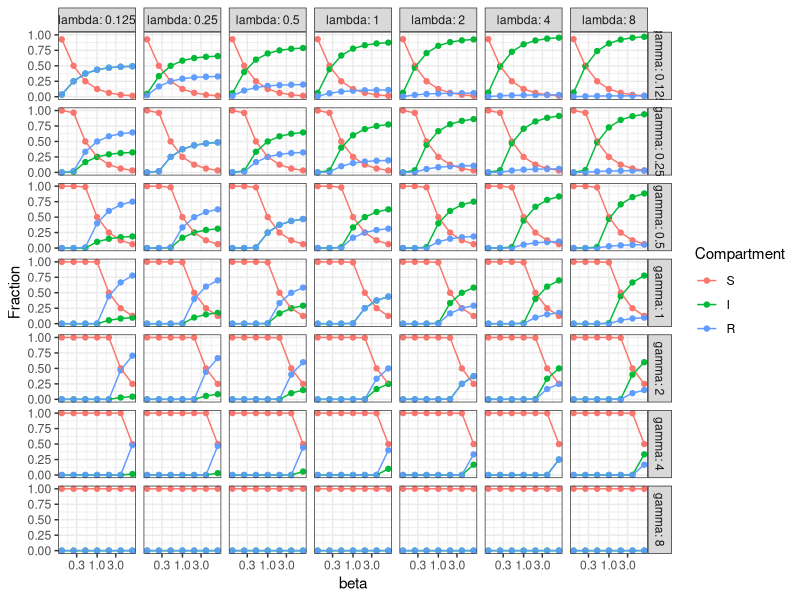
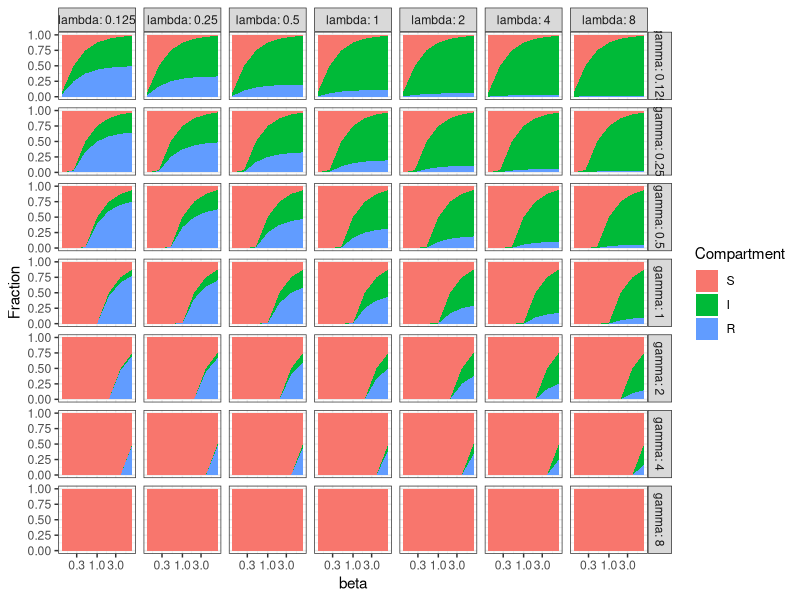
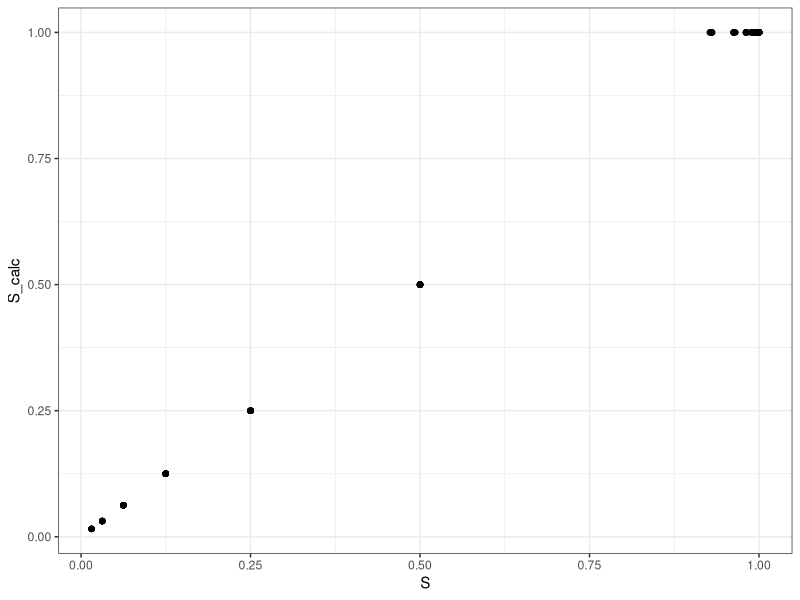
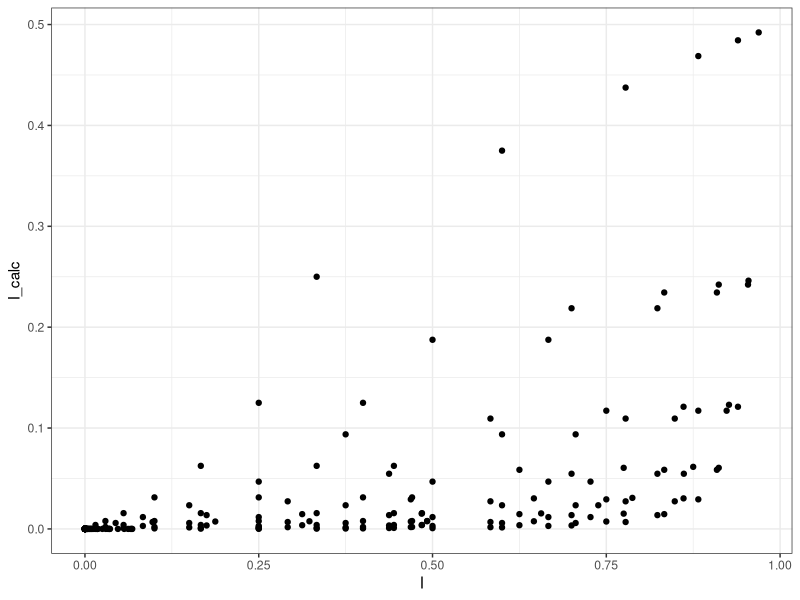
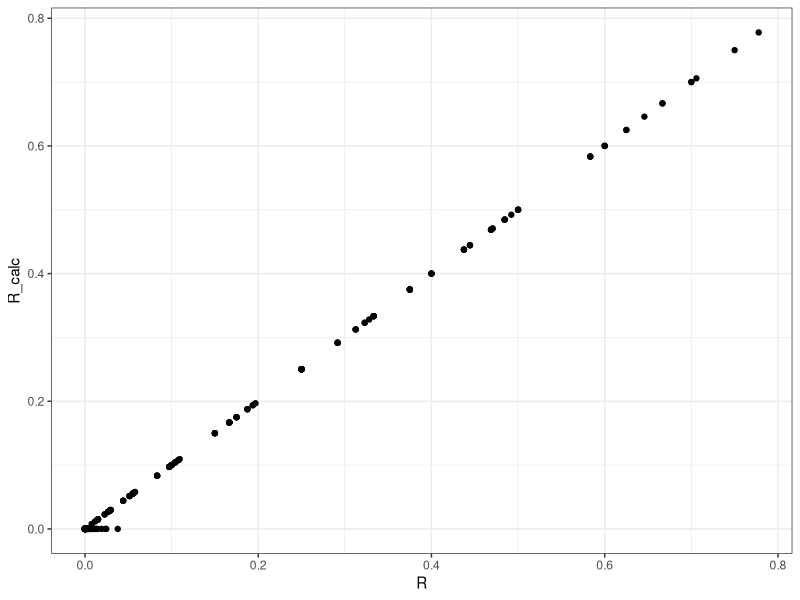
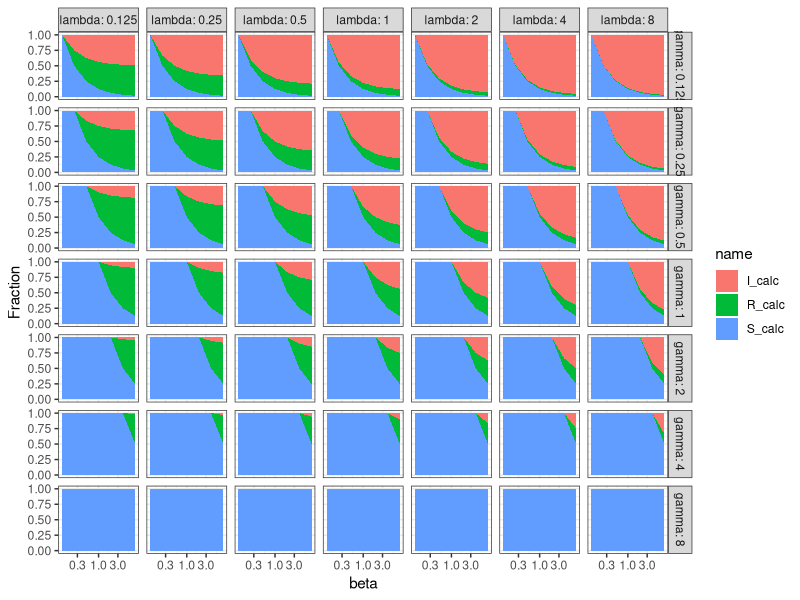

These charts were generated, in order, by the following R code:
## ---- chunk 1
#| label: init
#| message: false
library('ggplot2')
library('tidyverse')
library('deSolve')
theme_set(theme_bw())
## ---- chunk 2
#| label: explore_model_dynamics
#| fig.width: 10
#| fig.height: 10
#| eval: true
#| cache: false
sir_ode_deterministic <- function(t, state, pars) {
  with(as.list(c(state, pars)), {
    dS <- - beta * I * S + lambda * R
    dI <- beta * I * S - gamma * I
    dR <- gamma * I - lambda * R
    return(list(c(dS = dS, dI = dI, dR = dR)))
  }) 
}


infected_initial <- 0.5
initial_condition <- 
  c(S = 1 - infected_initial,
    I = infected_initial,
    R = 0)

step_length <- 1
max_time <- 100
timepoints <- seq(0, max_time, by = step_length)
grid_values <- 2^(-1:1)
grid_values <- 2^(-2:2)
grid_values <- 2^(-3:3)

result <- tibble()
for(beta in grid_values) {
  for(gamma in grid_values) {
    for(lambda in grid_values) {
      parameters <- list(beta = beta, 
                         gamma = gamma,
                         lambda = lambda)
      solution <- ode(y = initial_condition, 
                      times = timepoints,
                      func = sir_ode_deterministic,
                      parms = parameters) %>% 
        unclass %>% as_tibble
      solution$beta <- beta
      solution$gamma <- gamma
      solution$lambda <- lambda
      result <- rbind(result, solution)
    }
  }
}

result <- pivot_longer(result, cols = c('S', 'I', 'R'))

last <- result[result$time == max_time, ]
last$name <- factor(last$name, levels = c('S', 'I', 'R'))

last %>%
  ggplot(aes(beta, value, colour = name)) + geom_point() + geom_line() +
  facet_grid(rows = vars(gamma), cols = vars(lambda), labeller = label_both) +
  ylab('Fraction') + xlab('beta') + labs(colour = 'Compartment') +
  scale_x_continuous(trans='log10')

last %>%
  ggplot(aes(x = beta, y = value, fill = name)) + geom_area() +
  facet_grid(rows = vars(gamma), cols = vars(lambda), labeller = label_both) +
  ylab('Fraction') + xlab('beta') + labs(fill = 'Compartment') +
  scale_x_continuous(trans='log10')

ss <- last %>% group_by(beta, gamma, lambda) %>% summarise(ss = sum(value))

## ---- chunk 3
last_w <- pivot_wider(last, names_from = name, values_from = value)
last_w$S_calc <- pmin(1, last_w$gamma / last_w$beta)
last_w$I_calc <- pmax(0, pmin(1, with(last_w, (lambda * (beta - gamma))) / (beta * (gamma + lambda))))
last_w$R_calc <- pmax(0, pmin(1, with(last_w, (gamma * (beta - gamma)) / (beta * (gamma + lambda)))))
ggplot(last_w, aes(S, S_calc)) + geom_point()
ggplot(last_w, aes(I, I_calc)) + geom_point()
ggplot(last_w, aes(R, R_calc)) + geom_point()
last_w$I_calc <- 1 - last_w$S_calc - last_w$R_calc

last <- pivot_longer(last_w, cols = c('S_calc', 'I_calc', 'R_calc'))
glimpse(last)


last %>%
  ggplot(aes(x = beta, y = value, fill = name)) + geom_area() +
  facet_grid(rows = vars(gamma), cols = vars(lambda), labeller = label_both) +
  ylab('Fraction') + xlab('beta') + labs(colour = 'Compartment') +
  scale_x_continuous(trans='log10')
